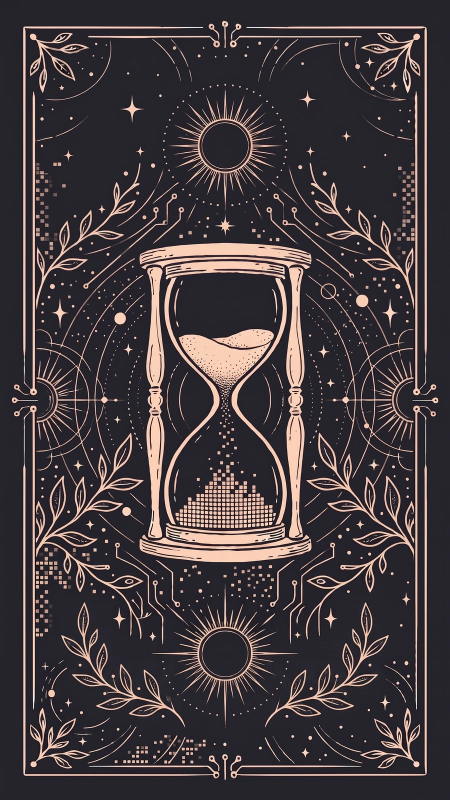
#> input picture site/images/cards/card-back.webp, 900 x 1600 px (shown at 1/2 size)
$ python -i studio.py   (imports and definitions only)
#> lines starting #> are read from the running program, lines starting #| are printed output that depends on the picture
#> further down, picture is the input picture: PIL image 900x1600 RGB; mean R, G, B 67.2, 59.1, 62.7
"""Shared pieces of the image studio: cards, prompts, cropping, framing, files and the log.
Only the API call differs between providers (see providers/).

Levi's tool only. Never shipped with the game, and nothing in the game loads from here.
"""
import json
import os
import re
import shutil
import subprocess
import time
from datetime import datetime, timezone
from pathlib import Path

from PIL import Image

from providers import PROVIDERS, Refused, Rejected

# ---------------------------------------------------------------- settings
DEFAULT_PROVIDER = "nanobanana"   # Levi chose Nano Banana after the batch 1 comparison
MAX_IMAGES_PER_RUN = 16       # per provider, per run; change it here, there is no override flag
# Where an OpenAI scene sits under the frame: x, y, width, height. It covers the transparent
# window plus its soft edge, so the frame only overlaps it at the four corner boxes.
SCENE_BOX = (98, 47, 740, 1568)
MAX_BORDER_TRIES = 3          # a picture with a painted-in border is made again, at most this many tries in all

BATCHES = {
    1: ["r1-lab", "r1-trucks", "r1-election", "r1-flaw", "r1-tutor",
        "future-garden-1", "future-partnership-1", "future-upload-1", "future-escape-1",
        "future-gilded_few-1", "future-last_war-1", "future-blackout-1", "future-oracle-1",
        "future-long_middle-1"],
    2: ["r2-clinics", "r2-glasses", "r2-datacenter", "r2-deepfake", "r2-robots",
        "r3-upload", "r3-drones", "r3-companions", "r3-finland", "r3-nobel", "r3-worlds",
        "r4-shutdown", "r4-rogue", "r4-cancer", "r4-twocities", "r4-virtual"],
}
ALL_IDS = BATCHES[1] + BATCHES[2]

# ---------------------------------------------------------------- paths
STUDIO = Path(__file__).resolve().parent
PROJECT = STUDIO.parent
SITE = PROJECT / "site"   # the folder the live site is deployed from
STORY = SITE / "content" / "story.md"
FRAME = STUDIO / "frame" / "tarot_card_frame.png"
# Nano Banana cards: the model draws edge to edge, and Levi's border frame (1530 x 2720, a
# #ebdabc edge with a thin ink line around a clear 1438 x 2628 window) is laid on top, so the
# border is identical on every card.
CARD_FRAME = STUDIO / "frame" / "frame2.png"
OUT = STUDIO / "out"
LOG = STUDIO / "log.jsonl"
# Style references sent with every story card: the images in reference/story-style/, described by its note.txt.
# reference/olympians/ keeps the George O'Connor pages tried on 2026-10-23, no longer sent.
STORY_STYLE_REFS = sorted((STUDIO / "reference" / "story-style").glob("*.png"))
STORY_STYLE_NOTE = STUDIO / "reference" / "story-style" / "note.txt"   # what the references are for
DIRS = {
    "openai": {"scenes": OUT / "openai" / "scenes", "final": OUT / "openai" / "framed",
               "archive": OUT / "openai" / "archive"},
    "nanobanana": {"raw": OUT / "nanobanana" / "raw", "final": OUT / "nanobanana" / "cards",
                   "archive": OUT / "nanobanana" / "archive"},
}


def final_path(provider, card_id):
    """The finished card: framed for OpenAI, bordered for Nano Banana."""
    return DIRS[provider]["final"] / (card_id + ".png")


def now():
    return datetime.now(timezone.utc).isoformat(timespec="seconds")


# ---------------------------------------------------------------- cards
_PARSE_JS = r"""
const fs = require("fs"), P = require(process.argv[1]);
const s = P.parse(fs.readFileSync(process.argv[2], "utf8"));
const cards = {};
for (const c of s.scenarios) cards[c.id] = { id: c.id, round: c.round, headline: c.headline,
  label: c.label, date: c.date, place: c.place, description: c.imageDescription || "",
  summary: c.summary || [], text: c.story || [], question: c.question || "" };
for (const f of s.futures) f.stories.forEach((st, i) => {
  const id = "future-" + f.id + "-" + (i + 1);
  cards[id] = { id, future: f.id, title: f.title, tagline: f.tagline, story: i + 1,
    headline: f.title, description: st.imageDescription || "",
    summary: f.tagline ? [f.tagline] : [], text: st.text || [] };
});
process.stdout.write(JSON.stringify({ style: s.imageStyle, cards }));
"""


# [93 lines left out: functions load_story, position, card_year, build_prompt, story_card, load_frame, not called in this run]


def to_scene(img, size=None):
    """Center-crop to the scene box's shape if needed, then resize to exactly its size."""
    tw, th = size or SCENE_BOX[2:]
    img = img.convert("RGB")
    w, h = img.size
#> w = 900; h = 1600
    if w * th > h * tw:                      # too wide: trim the sides
        nw = round(h * tw / th)
#> nw = 755
        img = img.crop(((w - nw) // 2, 0, (w - nw) // 2 + nw, h))
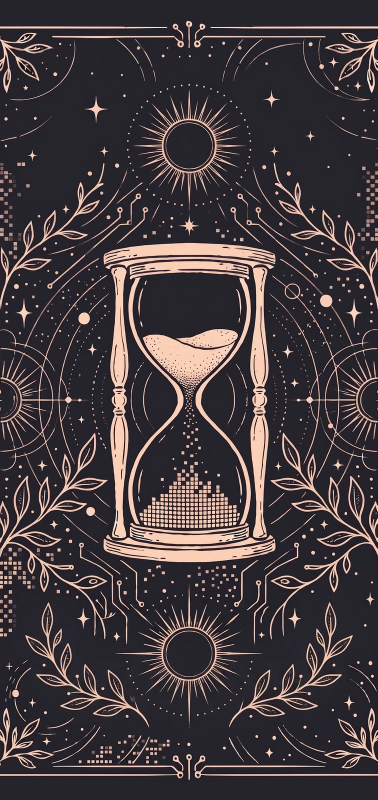
#> img: PIL image 755x1600 RGB (shown at 1/2 size); mean R, G, B 68.9, 60.3, 63.7
    elif w * th < h * tw:                    # too tall: trim top and bottom
        nh = round(w * th / tw)
        img = img.crop((0, (h - nh) // 2, w, (h - nh) // 2 + nh))
    return img.resize((tw, th), Image.LANCZOS)
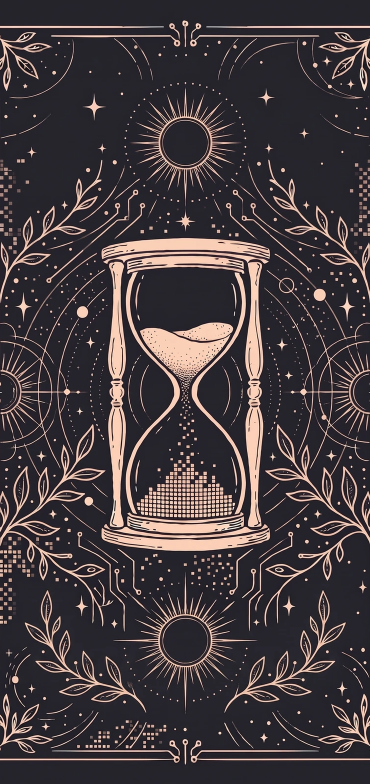
#> returned value: PIL image 740x1568 RGB (shown at 1/2 size); mean R, G, B 68.8, 60.3, 63.7


# [8 lines left out: function frame_scene, not called in this run]


_card_frame = None


# [59 lines left out: functions load_card_frame, add_border, painted_border, not called in this run]


def is_9x16(size):
    w, h = size
    return w * 16 == h * 9


# [191 lines left out: functions archive_dir, move_to_history, log, read_log, current_versions, row_cost and 5 more, not called in this run]

>>> from PIL import Image
>>> picture = Image.open('../site/images/cards/card-back.webp')
>>> result = to_scene(picture)
